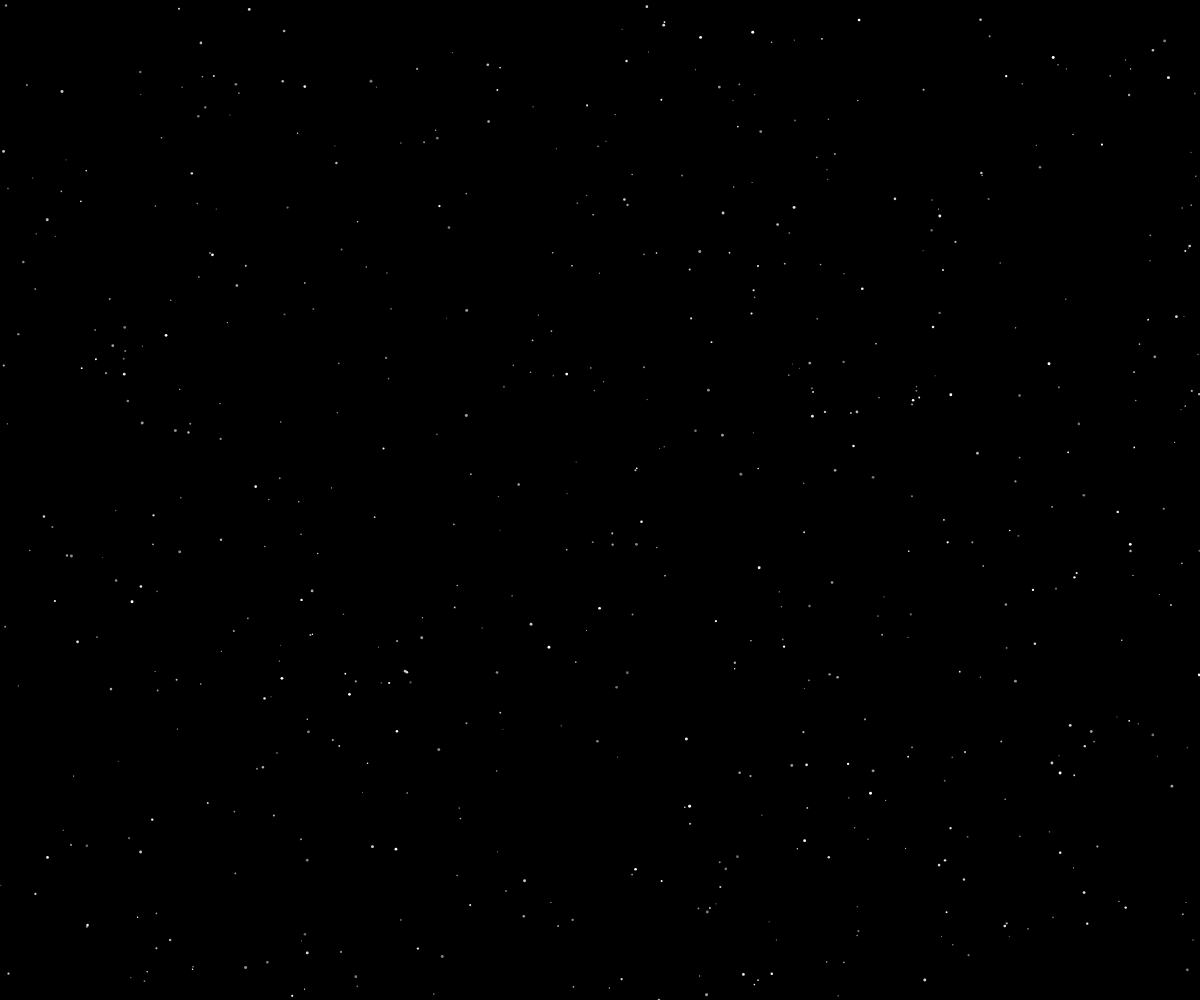
Frame 1 (no input)
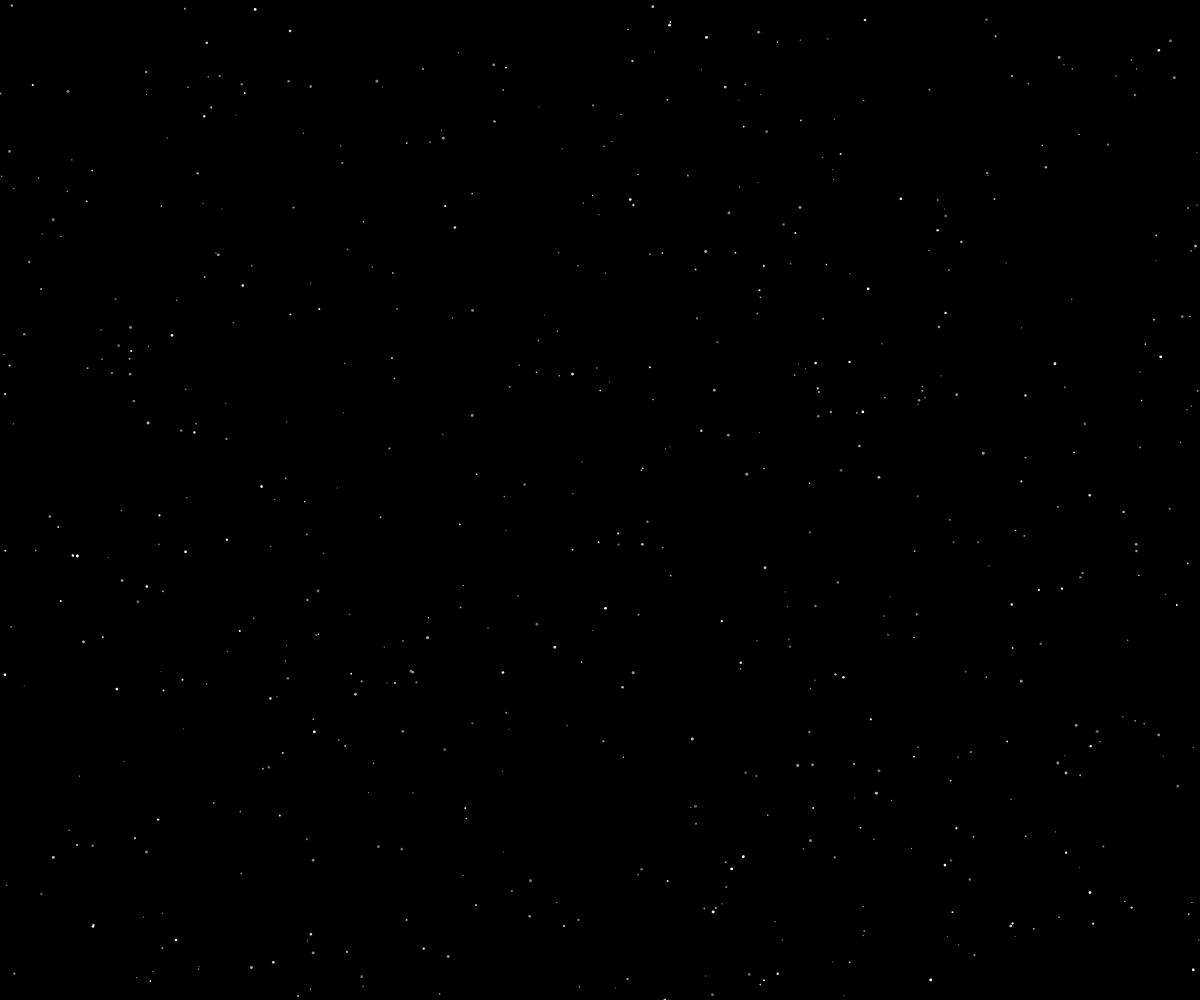
Frame 60 (no input)
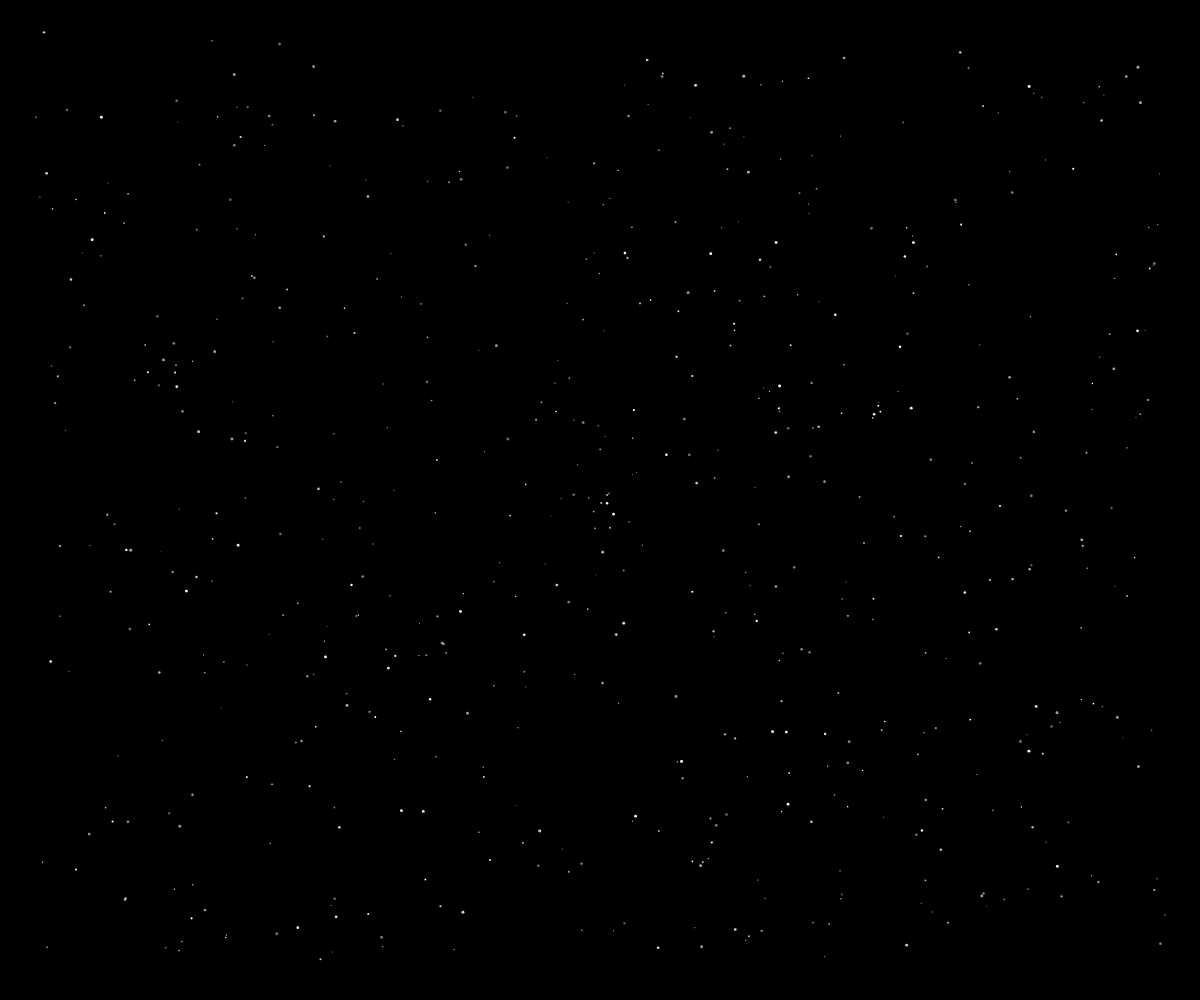
Frame 120 (the mouse pressed at the canvas centre since frame 60)

The p5.js sketch that drew these frames (run headless with seeded random() and noise() and a simulated clock; from frame 60 on, the mouse is pressed at the canvas centre):

// p5.js sketch
// ── sketch.js
class Star{
    constructor(x, y, size = 1, twinkle_speed = 1, opacity = 1){
        this.x = x;
        this.starting_x = x;
        this.y = y;
        this.starting_y = y;
        this.x_vel = 0;
        this.y_vel = 0;
        this.size = size;
        this.twinkle_speed = twinkle_speed; 
        this.opacity = opacity; // 0 to 1

        this.x_scroll = 0.1;

        // twinkle setup
        this.twinkle_number = Math.floor(80/this.twinkle_speed);
        this.twinkle_gradient = [];
        let twinkle_offset = 0.4;
        for(let i = 0; i < this.twinkle_number; i++){
            this.twinkle_gradient.push((i/this.twinkle_number*this.opacity) + twinkle_offset);
        }
        for(let i = this.twinkle_number; i > 0; i--){
            this.twinkle_gradient.push((i/this.twinkle_number*this.opacity) + twinkle_offset);
        }

        this.twinkle_status = Math.floor(this.twinkle_number*2 * Math.random());
    }

    twinkle(twinkle_speed){
        this.opacity = this.twinkle_gradient[(this.twinkle_status++ + twinkle_speed)%(this.twinkle_number*2)];
    }

    move(x_vel = this.x_vel, y_vel = this.y_vel){
        dbz: if(mouseIsPressed){
            let dx = mouseX - this.x;
            let dy = mouseY - this.y;
            let s = Math.abs(dx)+Math.abs(dy);
            if(s < 1){
                this.x = this.starting_x;
                this.y = this.starting_y;
                break dbz
            }
            dx /= s;
            dy /= s;
            this.x_vel = dx;
            this.y_vel = dy;
        }else{
            this.x_vel = this.x_scroll;
            this.y_vel = 0;
        }

        this.x += x_vel;
        this.y += y_vel; // a positive increase in y should make the object go up imo
        if(this.x > windowWidth){this.x = 0};
        if(this.y > windowHeight){this.y = 0};

    
    }

    show(twinkle_speed = this.twinkle_speed){
        this.twinkle(twinkle_speed); // change opacity
        this.move(); // move ..?

        push();
        translate(this.x, this.y);
        fill(`rgba(255,255,255,${this.opacity})`);
        noStroke();
        circle(0, 0, this.size);
        pop();
    }
    
}

let stars = [];

function setup() {
    createCanvas(windowWidth, windowHeight);
    let windowSize = windowWidth*windowHeight;
    let density = 0.0005; // one star every 100 or so pixels
    let num_stars = density * windowSize;
    for(let i = 0; i < num_stars; i++){
        let rand_size = 1 + 2 * Math.random();
        let rand_x = Math.random() * windowWidth;
        let rand_y = Math.random() * windowHeight;
        let rand_opacity = 0.2 + 0.8 * Math.random();
        let rand_twinkle_speed = Math.floor(1 + 4 * Math.random());
        stars.push(new Star(rand_x, rand_y, rand_size, rand_twinkle_speed, rand_opacity));
    }
}

function draw() {
    background(0, 0, 0);
    for(let i = 0; i < stars.length; i++){
        stars[i].show();
    }
}
